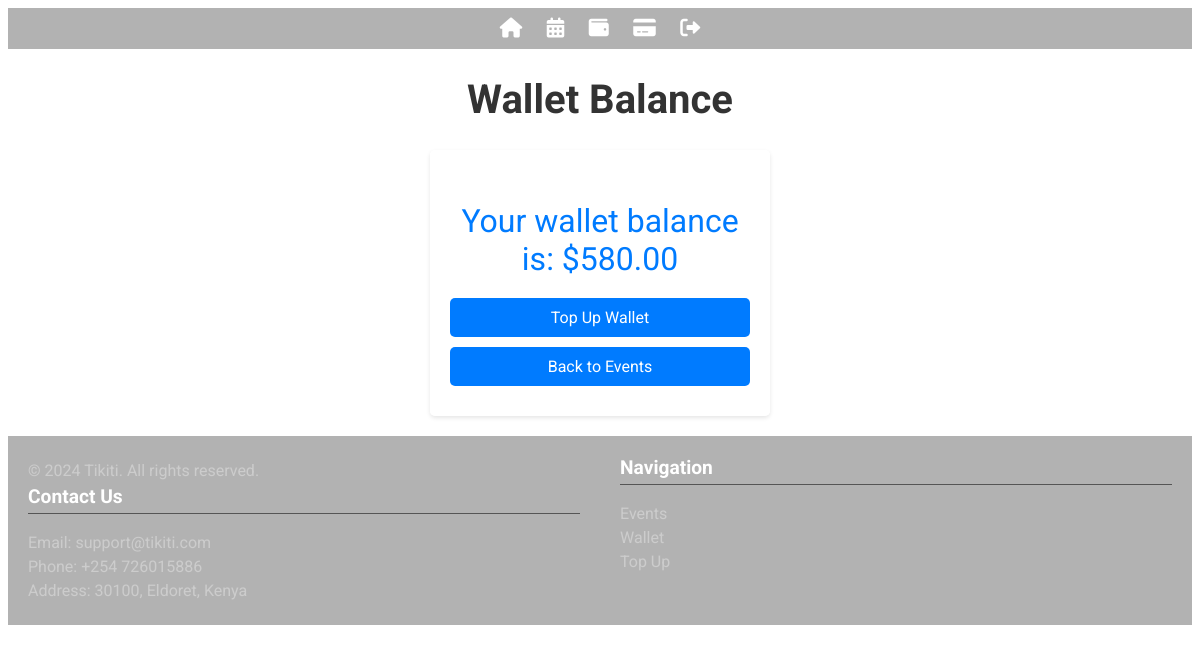
The app's page /balance/ (signed in), older data.
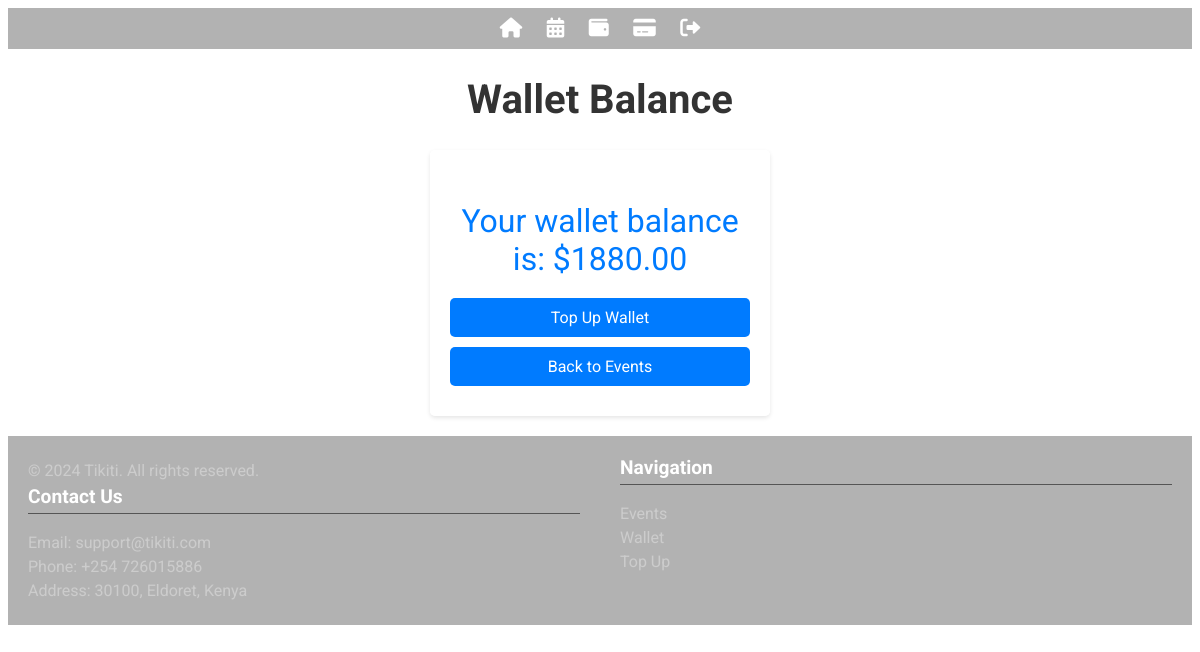
The same page, newer data.
### persons/models.py (models this page shows, shortened)
class Person(AbstractBaseUser, PermissionsMixin):
    email = models.EmailField(unique=True)
    username = models.CharField(max_length=255, unique=True)
    first_name = models.CharField(max_length=255, blank=True, null=True)
    last_name = models.CharField(max_length=255, blank=True, null=True)
    date_joined = models.DateTimeField(default=timezone.now)
    is_active = models.BooleanField(default=True)
    is_staff = models.BooleanField(default=False)
    wallet_balance = models.DecimalField(max_digits=10, decimal_places=2, default=0.00)
    objects = CustomUserManager()
    USERNAME_FIELD = 'email'
    REQUIRED_FIELDS = ['username']

### persons/views.py (the view)
# urls.py: path('balance/', wallet_balance, name='wallet_balance'),
@login_required
def wallet_balance(request):
    user = request.user
    return render(request, 'persons/wallet_balance.html', {'wallet_balance': user.wallet_balance})

### persons/templates/persons/wallet_balance.html (shortened to what this page needs)
{% extends "persons/base.html" %}
{% block content %}
    <h1>Wallet Balance</h1>
    <div class="wallet-card">
        <p class="wallet-balance">Your wallet balance is: ${{ wallet_balance }}</p>
        <a href="{% url 'top_up_wallet' %}">Top Up Wallet</a>
        <a href="{% url 'event_list' %}">Back to Events</a>
    </div>
{% endblock %}

Row changes from the older to the newer data that the page shows:
changed Person: wallet_balance "580.00" → "1880.00"
